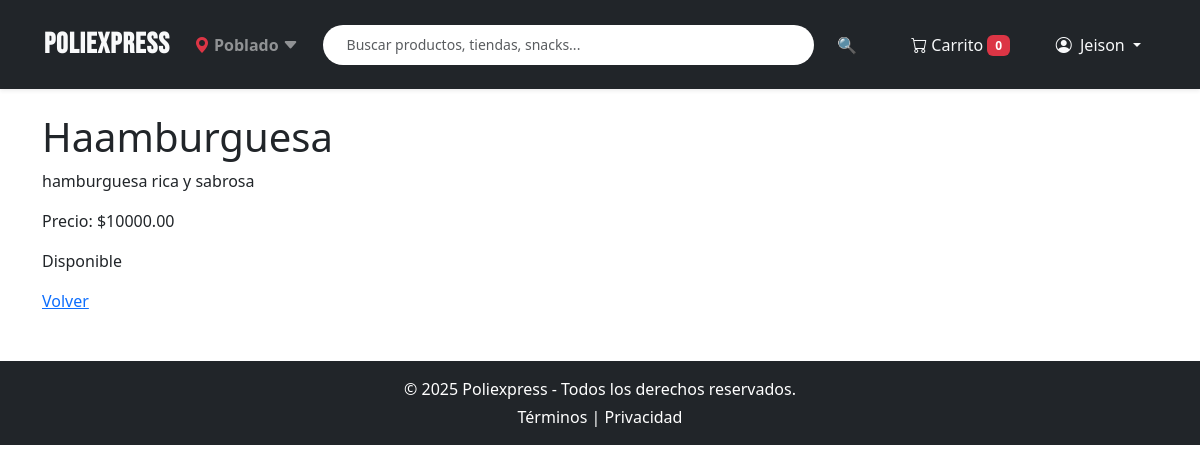
/pedidos/producto/4/ (signed in), run on the app's committed database.
### pedidos/models.py (models this page shows, shortened)
class Producto(models.Model):
    nombre = models.CharField(max_length=100)
    descripcion = models.TextField()
    precio = models.DecimalField(max_digits=10, decimal_places=2)
    disponible = models.BooleanField(default=True)
    vendedor = models.ForeignKey(User, on_delete=models.CASCADE)
    imagen = models.ImageField(upload_to='', null=True, blank=True)

### pedidos/views.py (the view)
# urls.py: path('producto/<int:producto_id>/', views.detalle_producto, name='detalle_producto'),
def detalle_producto(request, producto_id):
    producto = get_object_or_404(Producto, pk=producto_id)
    return render(request, 'pedidos/detalle_producto.html', {'producto': producto})

### pedidos/templates/pedidos/detalle_producto.html
{% extends 'pedidos/base.html' %}
{% block content %}
<h1>{{ producto.nombre }}</h1>
<p>{{ producto.descripcion }}</p>
<p>Precio: ${{ producto.precio }}</p>
<p>{% if producto.disponible %}Disponible{% else %}No disponible{% endif %}</p>
<a href="{% url 'lista_productos' %}">Volver</a>
{% endblock %}

### pedidos/templates/pedidos/base.html (shortened to what this page needs)
{% load static %}
<!DOCTYPE html>
<html lang="es">
<head>
    <link href="https://cdn.jsdelivr.net/npm/bootstrap@5.3.0/dist/css/bootstrap.min.css" rel="stylesheet">
    <link href="https://cdn.jsdelivr.net/npm/bootstrap-icons@1.10.5/font/bootstrap-icons.css" rel="stylesheet">
    <link rel="stylesheet" href="{% static 'pedidos/css/styles.css' %}">
</head>
<body>
<nav class="navbar navbar-expand-lg navbar-dark bg-dark shadow-sm sticky-top">
    <div class="container-fluid px-4 py-2">
        <a class="navbar-brand fw-bold me-4 text-light" href="{% url 'pedidos:index' %}">Poliexpress</a>
        <div class="d-none d-md-flex align-items-center me-4 text-white-50">
            <i class="bi bi-geo-alt-fill text-danger me-1"></i>
            <span class="fw-semibold">Poblado</span>
            <i class="bi bi-caret-down-fill ms-1"></i>
        </div>
        <div class="collapse navbar-collapse" id="navbarContent">
            <form class="d-flex flex-grow-1 me-4 mt-2 mt-lg-0" method="get" action="{% url 'pedidos:menu' %}">
                <input class="form-control form-control-sm rounded-pill px-4 me-2 border-0" type="search" name="q" placeholder="Buscar productos, tiendas, snacks..." aria-label="Buscar">
                <button class="btn btn-sm border-0 text-light" type="submit">🔍</button>
            </form>
            <div class="d-flex align-items-center flex-column flex-lg-row mt-3 mt-lg-0">
                <a class="btn btn-sm text-light border-0 me-lg-3 mb-2 mb-lg-0" href="{% url 'pedidos:carrito' %}">
                    <i class="bi bi-cart"></i>
                    <span class="d-lg-inline">Carrito</span>
                    <span id="contador-carrito" class="badge bg-danger">0</span>
                </a>
                {% if user.is_authenticated %}
                <div class="dropdown">
                    <a class="btn btn-sm text-light border-0 dropdown-toggle" href="#" id="userDropdown" role="button" data-bs-toggle="dropdown">
                        <i class="bi bi-person-circle me-1"></i> {{ user.username }}
                    </a>
                </div>
                {% else %}
                <a class="btn btn-sm text-light border-0 me-lg-2 mb-2 mb-lg-0" href="{% url 'pedidos:login' %}">Iniciar Sesión</a>
                <a class="btn btn-sm text-light border-0" href="{% url 'pedidos:registro' %}">Registrarse</a>
                {% endif %}
            </div>
        </div>
    </div>
</nav>
<main class="container mt-4">
    {% block content %}{% endblock %}
</main>
<footer class="bg-dark text-white text-center py-3 mt-5">
    <p class="mb-1">&copy; 2025 Poliexpress - Todos los derechos reservados.</p>
    <p class="mb-0">
        <a href="/terminos" class="text-white text-decoration-none">Términos</a> |
        <a href="/privacidad" class="text-white text-decoration-none">Privacidad</a>
    </p>
</footer>
</body>
</html>

### pedidos/static/pedidos/css/styles.css (style rules this page uses)
.navbar { background: #333; padding: 10px 20px; display: flex; align-items: center; justify-content: space-between; }
.navbar .navbar-brand { font-size: 1.8rem; font-weight: bold; color: white; text-decoration: none; transition: color 0.3s ease-in-out; font-family: 'Bebas Neue', sans-serif; letter-spacing: 1px; }
.navbar .btn { background: transparent; color: white; padding: 8px 15px; font-size: 1rem; transition: all 0.3s ease-in-out; text-decoration: none; border: none; box-shadow: none; }
.navbar input.form-control.border-0 { box-shadow: none; border: none; }

### data on the page
Producto: nombre "Haamburguesa", descripcion "hamburguesa rica y sabrosa", precio "10000.00"

### other printed values
{{ user.username }} "Jeison"
